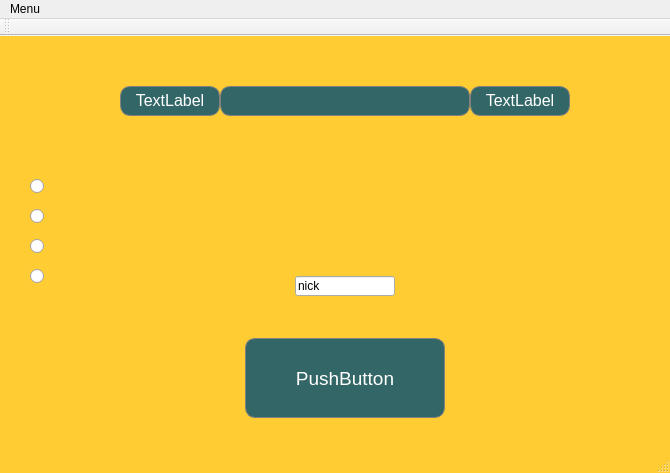
<?xml version="1.0" encoding="UTF-8"?>
<ui version="4.0">
 <class>MainWindow</class>
 <widget class="QMainWindow" name="MainWindow">
  <property name="geometry">
   <rect>
    <x>0</x>
    <y>0</y>
    <width>670</width>
    <height>473</height>
   </rect>
  </property>
  <property name="windowTitle">
   <string>World Flags</string>
  </property>
  <property name="styleSheet">
   <string notr="true">#MainWindow
{
background-color: #FFCC33;

}</string>
  </property>
  <widget class="QWidget" name="centralWidget">
   <widget class="QPushButton" name="pushButton">
    <property name="geometry">
     <rect>
      <x>245</x>
      <y>302</y>
      <width>200</width>
      <height>80</height>
     </rect>
    </property>
    <property name="font">
     <font>
      <pointsize>14</pointsize>
     </font>
    </property>
    <property name="styleSheet">
     <string notr="true">#pushButton
{
border: 1px solid gray;
border-radius: 10px;
background-color: #336666;
color: #FFFFFF;
}</string>
    </property>
    <property name="text">
     <string>PushButton</string>
    </property>
   </widget>
   <widget class="QRadioButton" name="radioButton">
    <property name="geometry">
     <rect>
      <x>30</x>
      <y>140</y>
      <width>190</width>
      <height>20</height>
     </rect>
    </property>
    <property name="font">
     <font>
      <pointsize>12</pointsize>
     </font>
    </property>
    <property name="text">
     <string/>
    </property>
   </widget>
   <widget class="QRadioButton" name="radioButton_2">
    <property name="geometry">
     <rect>
      <x>30</x>
      <y>170</y>
      <width>190</width>
      <height>20</height>
     </rect>
    </property>
    <property name="font">
     <font>
      <pointsize>12</pointsize>
     </font>
    </property>
    <property name="text">
     <string/>
    </property>
   </widget>
   <widget class="QRadioButton" name="radioButton_3">
    <property name="geometry">
     <rect>
      <x>30</x>
      <y>200</y>
      <width>190</width>
      <height>20</height>
     </rect>
    </property>
    <property name="font">
     <font>
      <pointsize>12</pointsize>
     </font>
    </property>
    <property name="text">
     <string/>
    </property>
   </widget>
   <widget class="QRadioButton" name="radioButton_4">
    <property name="geometry">
     <rect>
      <x>30</x>
      <y>230</y>
      <width>190</width>
      <height>20</height>
     </rect>
    </property>
    <property name="font">
     <font>
      <pointsize>12</pointsize>
     </font>
    </property>
    <property name="text">
     <string/>
    </property>
   </widget>
   <widget class="QLabel" name="label">
    <property name="geometry">
     <rect>
      <x>220</x>
      <y>120</y>
      <width>250</width>
      <height>160</height>
     </rect>
    </property>
    <property name="font">
     <font>
      <pointsize>14</pointsize>
     </font>
    </property>
    <property name="text">
     <string/>
    </property>
    <property name="alignment">
     <set>Qt::AlignCenter</set>
    </property>
   </widget>
   <widget class="QLabel" name="label_2">
    <property name="geometry">
     <rect>
      <x>220</x>
      <y>50</y>
      <width>250</width>
      <height>30</height>
     </rect>
    </property>
    <property name="font">
     <font>
      <pointsize>14</pointsize>
     </font>
    </property>
    <property name="styleSheet">
     <string notr="true">#label_2
{
border: 1px solid gray;
border-radius: 10px;
background-color: #336666;
color: #FFFFFF;
}</string>
    </property>
    <property name="frameShape">
     <enum>QFrame::NoFrame</enum>
    </property>
    <property name="frameShadow">
     <enum>QFrame::Plain</enum>
    </property>
    <property name="lineWidth">
     <number>0</number>
    </property>
    <property name="midLineWidth">
     <number>1</number>
    </property>
    <property name="text">
     <string/>
    </property>
    <property name="alignment">
     <set>Qt::AlignCenter</set>
    </property>
   </widget>
   <widget class="QLabel" name="label_3">
    <property name="geometry">
     <rect>
      <x>120</x>
      <y>50</y>
      <width>100</width>
      <height>30</height>
     </rect>
    </property>
    <property name="font">
     <font>
      <pointsize>12</pointsize>
     </font>
    </property>
    <property name="styleSheet">
     <string notr="true">#label_3
{
border: 1px solid gray;
border-radius: 10px;
background-color: #336666;
color: #FFFFFF;
}</string>
    </property>
    <property name="text">
     <string>&lt;html&gt;&lt;head/&gt;&lt;body&gt;&lt;p align=&quot;center&quot;&gt;TextLabel&lt;/p&gt;&lt;/body&gt;&lt;/html&gt;</string>
    </property>
    <property name="alignment">
     <set>Qt::AlignCenter</set>
    </property>
   </widget>
   <widget class="QLabel" name="label_4">
    <property name="geometry">
     <rect>
      <x>470</x>
      <y>50</y>
      <width>100</width>
      <height>30</height>
     </rect>
    </property>
    <property name="font">
     <font>
      <pointsize>12</pointsize>
     </font>
    </property>
    <property name="styleSheet">
     <string notr="true">#label_4
{
border: 1px solid gray;
border-radius: 10px;
background-color: #336666;
color: #FFFFFF;
}</string>
    </property>
    <property name="text">
     <string>&lt;html&gt;&lt;head/&gt;&lt;body&gt;&lt;p&gt;TextLabel&lt;/p&gt;&lt;/body&gt;&lt;/html&gt;</string>
    </property>
    <property name="alignment">
     <set>Qt::AlignCenter</set>
    </property>
   </widget>
   <widget class="QLineEdit" name="lineEdit">
    <property name="geometry">
     <rect>
      <x>295</x>
      <y>240</y>
      <width>100</width>
      <height>20</height>
     </rect>
    </property>
    <property name="text">
     <string>nick</string>
    </property>
   </widget>
  </widget>
  <widget class="QMenuBar" name="menuBar">
   <property name="geometry">
    <rect>
     <x>0</x>
     <y>0</y>
     <width>670</width>
     <height>21</height>
    </rect>
   </property>
   <widget class="QMenu" name="menuMenu">
    <property name="title">
     <string>Menu</string>
    </property>
    <addaction name="actionSettings"/>
    <addaction name="actionBest_scores"/>
   </widget>
   <addaction name="menuMenu"/>
  </widget>
  <widget class="QToolBar" name="mainToolBar">
   <attribute name="toolBarArea">
    <enum>TopToolBarArea</enum>
   </attribute>
   <attribute name="toolBarBreak">
    <bool>false</bool>
   </attribute>
  </widget>
  <widget class="QStatusBar" name="statusBar"/>
  <action name="actionSettings">
   <property name="text">
    <string>Settings</string>
   </property>
  </action>
  <action name="actionBest_scores">
   <property name="text">
    <string>Best scores</string>
   </property>
  </action>
  <action name="actionConnect_to_database">
   <property name="text">
    <string>Connect to database</string>
   </property>
  </action>
 </widget>
 <layoutdefault spacing="6" margin="11"/>
 <resources/>
 <connections/>
</ui>
